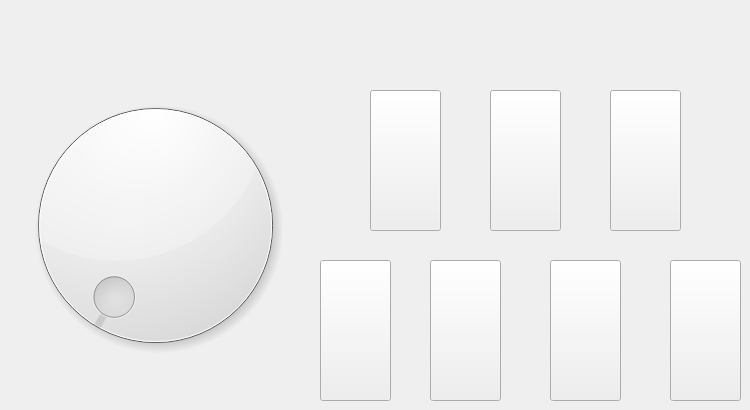
    <widget class="QWidget" name="tab_4">
     <attribute name="title">
      <string>IIDX</string>
     </attribute>
     <widget class="QDial" name="dial">
      <property name="geometry">
       <rect>
        <x>0</x>
        <y>80</y>
        <width>311</width>
        <height>291</height>
       </rect>
      </property>
     </widget>
     <widget class="QPushButton" name="pushButton">
      <property name="geometry">
       <rect>
        <x>320</x>
        <y>260</y>
        <width>71</width>
        <height>141</height>
       </rect>
      </property>
      <property name="text">
       <string/>
      </property>
     </widget>
     <widget class="QPushButton" name="pushButton_2">
      <property name="geometry">
       <rect>
        <x>430</x>
        <y>260</y>
        <width>71</width>
        <height>141</height>
       </rect>
      </property>
      <property name="text">
       <string/>
      </property>
     </widget>
     <widget class="QPushButton" name="pushButton_3">
      <property name="geometry">
       <rect>
        <x>550</x>
        <y>260</y>
        <width>71</width>
        <height>141</height>
       </rect>
      </property>
      <property name="text">
       <string/>
      </property>
     </widget>
     <widget class="QPushButton" name="pushButton_4">
      <property name="geometry">
       <rect>
        <x>670</x>
        <y>260</y>
        <width>71</width>
        <height>141</height>
       </rect>
      </property>
      <property name="text">
       <string/>
      </property>
     </widget>
     <widget class="QPushButton" name="pushButton_5">
      <property name="geometry">
       <rect>
        <x>370</x>
        <y>90</y>
        <width>71</width>
        <height>141</height>
       </rect>
      </property>
      <property name="text">
       <string/>
      </property>
     </widget>
     <widget class="QPushButton" name="pushButton_6">
      <property name="geometry">
       <rect>
        <x>490</x>
        <y>90</y>
        <width>71</width>
        <height>141</height>
       </rect>
      </property>
      <property name="text">
       <string/>
      </property>
     </widget>
     <widget class="QPushButton" name="pushButton_7">
      <property name="geometry">
       <rect>
        <x>610</x>
        <y>90</y>
        <width>71</width>
        <height>141</height>
       </rect>
      </property>
      <property name="text">
       <string/>
      </property>
     </widget>
    </widget>
